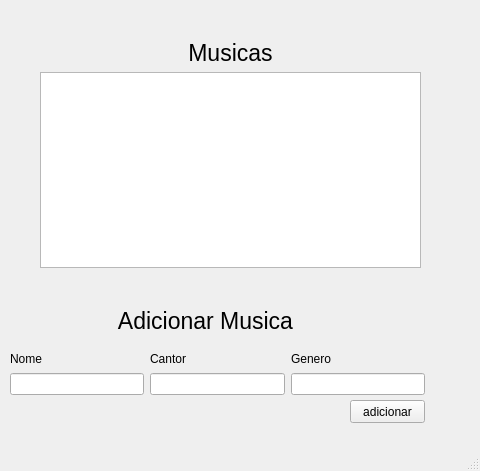
<?xml version="1.0" encoding="UTF-8"?>
<ui version="4.0">
 <class>TelaCantor</class>
 <widget class="QMainWindow" name="TelaCantor">
  <property name="geometry">
   <rect>
    <x>0</x>
    <y>0</y>
    <width>480</width>
    <height>471</height>
   </rect>
  </property>
  <property name="windowTitle">
   <string>Cantor</string>
  </property>
  <property name="windowIcon">
   <iconset resource="mures.qrc">
    <normaloff>:/imagem/imagem/cantor.jpg</normaloff>:/imagem/imagem/cantor.jpg</iconset>
  </property>
  <widget class="QWidget" name="centralwidget">
   <widget class="QLabel" name="label_2">
    <property name="geometry">
     <rect>
      <x>110</x>
      <y>300</y>
      <width>191</width>
      <height>41</height>
     </rect>
    </property>
    <property name="font">
     <font>
      <pointsize>17</pointsize>
     </font>
    </property>
    <property name="text">
     <string>Adicionar Musica</string>
    </property>
    <property name="alignment">
     <set>Qt::AlignCenter</set>
    </property>
   </widget>
   <widget class="QPushButton" name="pushButton">
    <property name="geometry">
     <rect>
      <x>350</x>
      <y>400</y>
      <width>75</width>
      <height>23</height>
     </rect>
    </property>
    <property name="text">
     <string>adicionar</string>
    </property>
   </widget>
   <widget class="QWidget" name="layoutWidget">
    <property name="geometry">
     <rect>
      <x>40</x>
      <y>40</y>
      <width>381</width>
      <height>228</height>
     </rect>
    </property>
    <layout class="QVBoxLayout" name="verticalLayout">
     <item>
      <widget class="QLabel" name="label">
       <property name="font">
        <font>
         <pointsize>17</pointsize>
        </font>
       </property>
       <property name="text">
        <string>Musicas</string>
       </property>
       <property name="alignment">
        <set>Qt::AlignCenter</set>
       </property>
      </widget>
     </item>
     <item>
      <widget class="QTableView" name="tableView_musicas">
       <property name="editTriggers">
        <set>QAbstractItemView::NoEditTriggers</set>
       </property>
      </widget>
     </item>
    </layout>
   </widget>
   <widget class="QWidget" name="layoutWidget">
    <property name="geometry">
     <rect>
      <x>10</x>
      <y>350</y>
      <width>415</width>
      <height>45</height>
     </rect>
    </property>
    <layout class="QVBoxLayout" name="verticalLayout_2">
     <item>
      <layout class="QHBoxLayout" name="horizontalLayout_2">
       <item>
        <widget class="QLabel" name="label_3">
         <property name="text">
          <string>Nome</string>
         </property>
        </widget>
       </item>
       <item>
        <widget class="QLabel" name="label_4">
         <property name="text">
          <string>Cantor</string>
         </property>
        </widget>
       </item>
       <item>
        <widget class="QLabel" name="label_5">
         <property name="text">
          <string>Genero</string>
         </property>
        </widget>
       </item>
      </layout>
     </item>
     <item>
      <layout class="QHBoxLayout" name="horizontalLayout">
       <item>
        <widget class="QLineEdit" name="lineEdit_musica"/>
       </item>
       <item>
        <widget class="QLineEdit" name="lineEdit_cantor"/>
       </item>
       <item>
        <widget class="QLineEdit" name="lineEdit_genero"/>
       </item>
      </layout>
     </item>
    </layout>
   </widget>
  </widget>
  <widget class="QMenuBar" name="menubar">
   <property name="geometry">
    <rect>
     <x>0</x>
     <y>0</y>
     <width>480</width>
     <height>21</height>
    </rect>
   </property>
  </widget>
  <widget class="QStatusBar" name="statusbar"/>
 </widget>
 <resources>
  <include location="mures.qrc"/>
 </resources>
 <connections/>
</ui>
